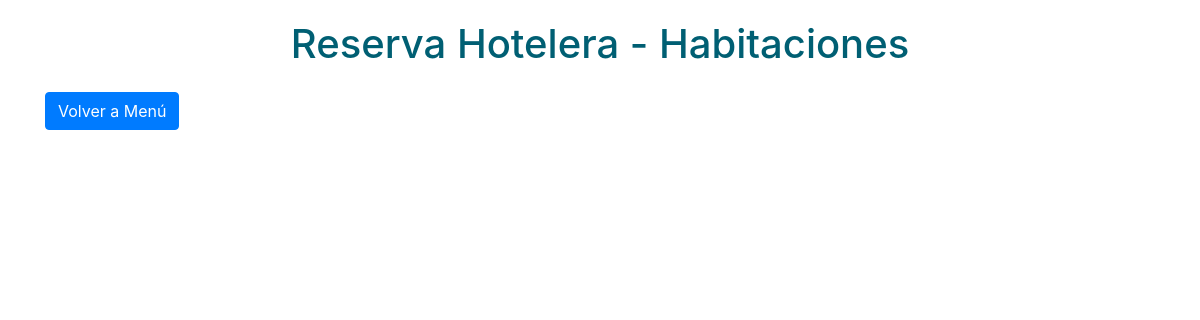
Before: /ver_hab/ with the older database file.
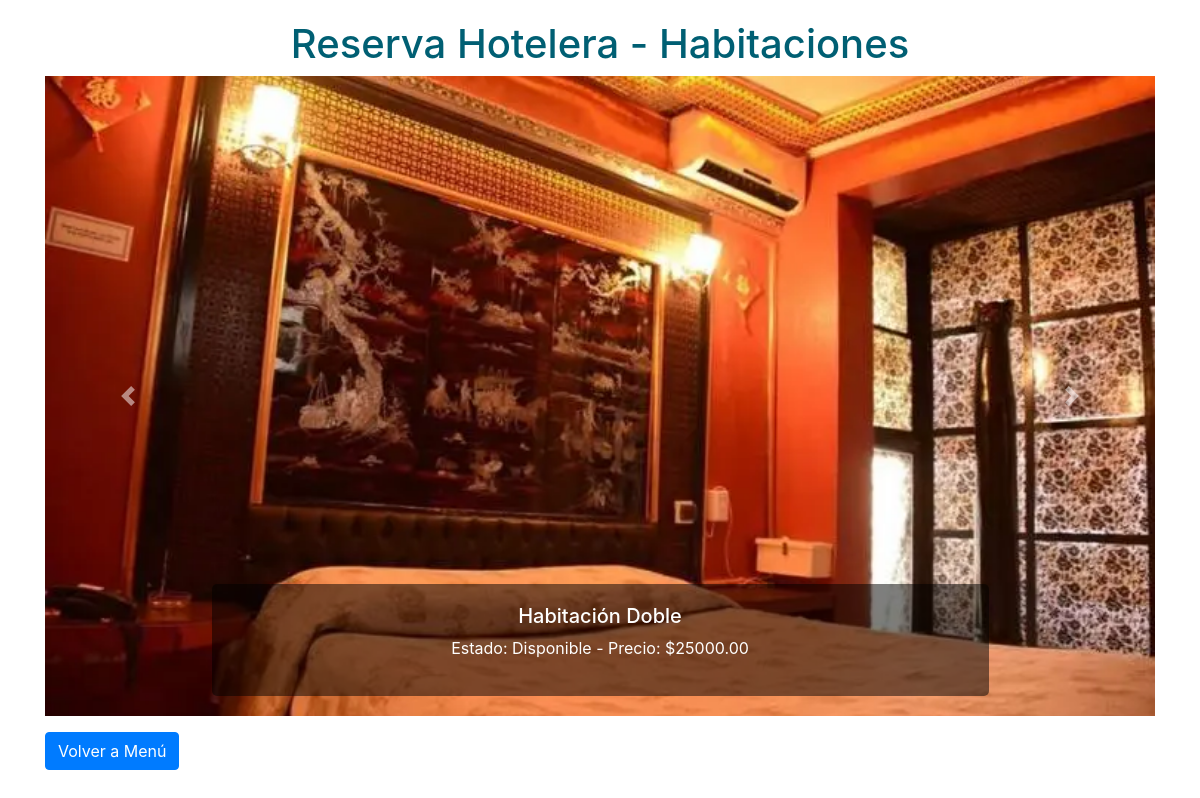
After: the same page with the newer database file.
### hotelpacific/models.py (models this page shows, shortened)
class Habitacion(models.Model):
    TIPO_CHOICES = [
        ('Individual', 'Individual'),
        ('Doble', 'Doble'),
        ('Suite', 'Suite')
    ]
    ESTADO_CHOICES = [
        ('Disponible', 'Disponible'),
        ('Ocupada', 'Ocupada')
    ]
    tipo_habitacion = models.CharField(max_length=50, choices=TIPO_CHOICES)
    estado_habitacion = models.CharField(max_length=20, choices=ESTADO_CHOICES)
    precio_por_noche = models.DecimalField(max_digits=10, decimal_places=2)
    imagen = models.ImageField(upload_to='habitaciones/', null=True, blank=True)

### hotelpacific/views.py (the view)
# urls.py: path('ver_hab/', views.ver_hab, name='ver_hab'),
def ver_hab(request):
    habitaciones = Habitacion.objects.all()  # Obtener todas las habitaciones
    context = {
        'habitaciones': habitaciones,
    }
    return render(request, 'ver_hab.html', context)

### hotelpacific/templates/ver_hab.html (shortened to what this page needs)
<!DOCTYPE html>
<html lang="es">
<head>
    {% load static %}
    <link rel="stylesheet" href="{% static 'css/habshow.css' %}">
    <link rel="stylesheet" href="https://stackpath.bootstrapcdn.com/bootstrap/4.5.2/css/bootstrap.min.css">
</head>
<body>
    <div class="container">
        <h1>Reserva Hotelera - Habitaciones</h1>
        <div id="carouselExample" class="carousel slide" data-ride="carousel">
            <div class="carousel-inner">
                {% for habitacion in habitaciones %}
                <div class="carousel-item {% if forloop.first %}active{% endif %}">
                    <img src="{{ habitacion.imagen.url }}" class="d-block w-100" alt="Habitación {{ habitacion.id }}">
                    <div class="carousel-caption d-none d-md-block">
                        <h5>Habitación {{ habitacion.tipo_habitacion }}</h5>
                        <p>Estado: {{ habitacion.estado_habitacion }} - Precio: ${{ habitacion.precio_por_noche }}</p>
                    </div>
                </div>
                {% endfor %}
            </div>
            <a class="carousel-control-prev" href="#carouselExample" role="button" data-slide="prev">
                <span class="carousel-control-prev-icon" aria-hidden="true"></span>
            </a>
            <a class="carousel-control-next" href="#carouselExample" role="button" data-slide="next">
                <span class="carousel-control-next-icon" aria-hidden="true"></span>
            </a>
        </div>
        <a href="{% url 'menu_u' %}" class="btn btn-primary mt-3">Volver a Menú</a>
    </div>
</body>
</html>

### hotelpacific/static/css/habshow.css (style rules this page uses)
* { box-sizing: border-box; }
body { font-family: 'Arial', sans-serif; background-color: #f8f9fa; margin: 0; padding: 0; }
.container { max-width: 1200px; margin: 0 auto; padding: 20px; }
h1 { text-align: center; color: #005f73; margin-bottom: 30px; }
.carousel-item { height: 80vh; overflow: hidden; }
.carousel-item img { width: 100%; height: 100%; object-fit: cover; transition: transform 0.5s ease; }
.carousel-caption { background-color: rgba(0, 0, 0, 0.5); color: white; padding: 10px; border-radius: 5px; }
.btn { display: block; margin: 20px auto; padding: 10px 20px; background-color: #028090; color: white; border: none; border-radius: 5px; text-align: center; text-decoration: none; }

Changed rows visible on the page:
added Habitacion: imagen (picture), tipo_habitacion "Doble", estado_habitacion "Disponible", precio_por_noche "25000.00"
